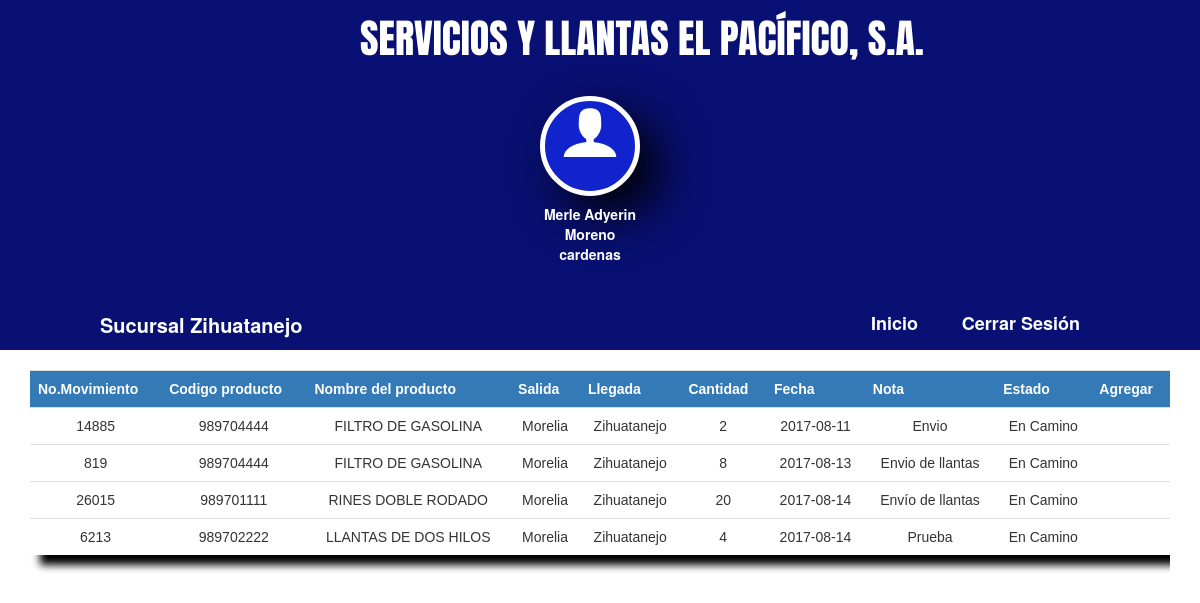
The page /Vista/Almacen/llegada.php (signed in) on the database its author committed.
### tables this page shows
CREATE TABLE `personal` (
  `Id_persona` int(11) NOT NULL,
  `Nombre` varchar(50) NOT NULL,
  `Pass` varchar(300) NOT NULL,
  `Tipo` varchar(50) NOT NULL,
  `Tel` varchar(10) NOT NULL,
  `Celular` varchar(10) NOT NULL,
  `Ciudad_pe` varchar(50) NOT NULL,
  `Colonia_pe` varchar(50) NOT NULL,
  `Calle_pe` varchar(50) NOT NULL,
  `RFC` varchar(13) NOT NULL,
  `Id_sucu_1` int(11) NOT NULL
);

CREATE TABLE `sucursal` (
  `Id_sucu` int(11) NOT NULL,
  `Administrador` varchar(50) NOT NULL,
  `Ciudad` varchar(50) NOT NULL,
  `Colonia` varchar(50) NOT NULL,
  `Calle` varchar(50) NOT NULL,
  `Correo` varchar(50) NOT NULL,
  `Tel` varchar(10) NOT NULL,
  `RfC` varchar(13) NOT NULL,
  `CP` varchar(5) NOT NULL
);

CREATE TABLE `productos` (
  `Id_pro` int(11) NOT NULL,
  `Codigo_pro` varchar(20) NOT NULL,
  `Nombre` varchar(70) NOT NULL,
  `Tama` varchar(40) NOT NULL,
  `Modelo` varchar(50) NOT NULL,
  `Descripcion` varchar(100) NOT NULL,
  `Stock` int(11) NOT NULL,
  `Precio_com` double NOT NULL,
  `Precio_ven` double NOT NULL,
  `fecha_entrada` date NOT NULL,
  `Fecha_caducidad` date NOT NULL,
  `Estado` varchar(30) NOT NULL,
  `id_prove_p` int(11) NOT NULL
);

CREATE TABLE `movimientos` (
  `Id_movimiento` int(11) NOT NULL,
  `Id_personal` int(11) NOT NULL,
  `desde` varchar(40) NOT NULL,
  `destino` varchar(40) NOT NULL,
  `Cantidad` int(11) NOT NULL,
  `Fecha` date NOT NULL,
  `Nota` text NOT NULL,
  `Estado_mo` varchar(30) NOT NULL
);

### Vista/Almacen/llegada.php (the view, shortened to what this page needs)
<!DOCTYPE html>
<html lang="en">
<head>
	<link rel="stylesheet" type="text/css" href="../../Diseño/css/bootstrap.min.css">
  <link rel="stylesheet" type="text/css" href="../../Diseño/iconos/fonts/style.css">
  <link rel="stylesheet" type="text/css" href="../../Diseño/css-almacen/diseño-llegada.css">
</head>
<body>
<?php
  if (!isset($_SESSION["usuario"])) {
    header("location:../../Control/iniciar.php");
  }else {
    include("../../Control/conexion.php");
    $consul="SELECT Id_sucu,Nombre,Tipo,Ciudad FROM personal JOIN sucursal ON sucursal.Id_sucu=personal.Id_sucu_1 WHERE Id_persona=:usua";
    $re=$con->prepare($consul);
    $re->execute(array(":usua"=>$_SESSION['usuario']));
    while ($row=$re->fetch(PDO::FETCH_ASSOC)) {
     $nom=$row['Nombre'];
     $sucu=$row['Ciudad'];
     $tipo=$row['Tipo'];
    }
  }
 ?>
 <?php
 if ($tipo=="Administrativo") {
  echo "
  <header>
  <div class='titulo'>SERVICIOS Y LLANTAS EL PACÍFICO, S.A.</div>
    <div class='img'>
    <span class='icon-user'></span>
    <div class='globo'>
     $tipo
  </div>
    </div>
    <div class='usuario'>
      <strong>$nom</strong>
    </div>
</header>
<div class='encabezado'>
    <div class='wrapper'>
    <div class='logo'>Sucursal $sucu</div>
      <nav class='barra'>
        <a href='../../Vista/Admi/incio-admi.php'>Admistrador</a>
        <a href='../../Vista/Almacen/inicio_almacen.php'>Inicio</a>
        <a href='../../Control/cerrar.php'>Cerrar Sesión</a>
      </nav>
    </div>
</div>
  ";
 }else{
  echo "
  <header>
  <div class='titulo'>SERVICIOS Y LLANTAS EL PACÍFICO, S.A.</div>
    <div class='img'>
    <span class='icon-user'></span>
    <div class='globo'>
     $tipo
  </div>
    </div>
    <div class='usuario'>
      <strong>".$nom."</strong>
    </div>
</header>
<div class='encabezado'>
    <div class='wrapper'>
    <div class='logo'>Sucursal $sucu</div>
      <nav class='barra'>
        <a href='../../Vista/Almacen/inicio_almacen.php'>Inicio</a>
        <a href='../../Control/cerrar.php'>Cerrar Sesión</a>
      </nav>
    </div>
</div>
  ";
 }
  ?>
<br>
<div class="container">
<div class="table-responsive ">
	<table class="table ">
    <tr class="bg-primary">
		<th >No.Movimiento</th>
    <th>Codigo producto</th>
		<th>Nombre del producto</th>
		<th>Salida</th>
		<th>Llegada</th>
		<th>Cantidad</th>
		<th>Fecha</th>
		<th>Nota</th>
		<th>Estado</th>
    <th>Agregar</th>
    </tr>
	<?php
 	require("../../Control/conexion.php");
 	$sel_pro_llegada="SELECT Id_movimiento,Codigo_pro,Nombre,desde,destino,Cantidad,Fecha,Nota,Estado_mo FROM productos JOIN movi_pro ON movi_pro.Id_prod_2=productos.Id_pro JOIN movimientos
	 on movimientos.Id_movimiento=movi_pro.Id_movi_1 WHERE destino=?";
	 $pre_sel_llegada=$con->prepare($sel_pro_llegada);
	 $pre_sel_llegada->execute(array($sucu));
	 while ($row=$pre_sel_llegada->fetch(PDO::FETCH_ASSOC)) {
    $estado=$row['Estado_mo'];
    if ($estado==="Entregado") {
      $IdMo=$row['Id_movimiento'];
      $can=$row['Cantidad'];
      $codigo=$row['Codigo_pro'];
      echo "
      <tr>
      <td>$row[Id_movimiento]</td>
      <td>$row[Codigo_pro]</td>
      <td>$row[Nombre]</td>
      <td>$row[desde]</td>
      <td>$row[destino]</td>
      <td>$row[Cantidad]</td>
      <td>$row[Fecha]</td>
      <td>$row[Nota]</td>
      <td>$row[Estado_mo]</td>
      <td><a href='../../Control/Con_almacen/con_llegada.php?cantidad=$can&&
      co=$codigo&&
      agre=$IdMo&&
      sucur=$row[desde]
      '><button class='btn btn-success'>Agregar</button></a></td>
      </tr>";
    }else if($estado==="En Camino"){
       echo "
      <tr>
      <td>$row[Id_movimiento]</td>
      <td>$row[Codigo_pro]</td>
      <td>$row[Nombre]</td>
      <td>$row[desde]</td>
      <td>$row[destino]</td>
      <td>$row[Cantidad]</td>
      <td>$row[Fecha]</td>
      <td>$row[Nota]</td>
      <td>$row[Estado_mo]</td>
      <td></td>
      </tr>";
    }elseif ($estado==="Concretado") {
    }
	 }
	 ?>
	</table>
	</div>
	</div>
</body>
</html>

### Diseño/css-almacen/diseño-llegada.css (style rules this page uses)
* { padding: 0px; margin:0px; }
body { background: #fff; }
header { width: 100%; height: 300px; background: #081073; }
.usuario { position:absolute; width: 100px; height: 50px; color: #ffffff; left:45%; margin-top: 17%; text-align: center; }
.img { position: absolute; width: 100px; height: 100px; background:#1123CC; left: 45%; margin-top: 8%; color: #ffffff; text-align: center; border-radius: 100%; border: 5px solid #ffffff; box-shadow: 20px 20px 50px black; }
.icon-user { font-size: 60px; }
.encabezado { width: 100%; background:#081073; color: #ffffff; overflow: hidden; }
.titulo { font-size: 40px; color: #fff; position: absolute; left: 30%; top:10px; font-family: 'Anton', sans-serif; }
.wrapper { width: 90%; max-width: 1000px; margin: auto; overflow: hidden; }
.encabezado .logo { color: #fff; font-size: 20px; line-height: 50px; font-weight: bold; float: left; }
.encabezado .barra { float: right; line-height: 20px; }
.encabezado .barra a { display: inline-block; color: #fff; text-decoration: none; padding:10px 20px; line-height: normal; font-size: 18px; font-weight: bold; -webkit-transition: all 500ms ease; -moz-transition: all 500ms ease; -ms-transition: all 500ms ease; -o-transition: all 500ms ease; transition: all 500ms ease; }
.table { font-family: arial; box-shadow: 10px 10px 8px black; text-align: center; }

### rows shown on the page
personal: Nombre "Merle Adyerin Moreno cardenas", Id_sucu_1.Ciudad "Zihuatanejo"
productos: movimientos.Id_movimiento "14885", Codigo_pro "989704444", Nombre "FILTRO DE GASOLINA", movimientos.desde "Morelia", movimientos.destino "Zihuatanejo", movimientos.Cantidad "2", movimientos.Fecha "2017-08-11", movimientos.Nota "Envio", movimientos.Estado_mo "En Camino", movimientos.Id_movimiento "819", movimientos.Cantidad "8", movimientos.Fecha "2017-08-13", movimientos.Nota "Envio de llantas"
productos: movimientos.Id_movimiento "26015", Codigo_pro "989701111", Nombre "RINES DOBLE RODADO", movimientos.desde "Morelia", movimientos.destino "Zihuatanejo", movimientos.Cantidad "20", movimientos.Fecha "2017-08-14", movimientos.Nota "Envío de llantas", movimientos.Estado_mo "En Camino"
productos: movimientos.Id_movimiento "6213", Codigo_pro "989702222", Nombre "LLANTAS DE DOS HILOS", movimientos.desde "Morelia", movimientos.destino "Zihuatanejo", movimientos.Cantidad "4", movimientos.Fecha "2017-08-14", movimientos.Nota "Prueba", movimientos.Estado_mo "En Camino"
